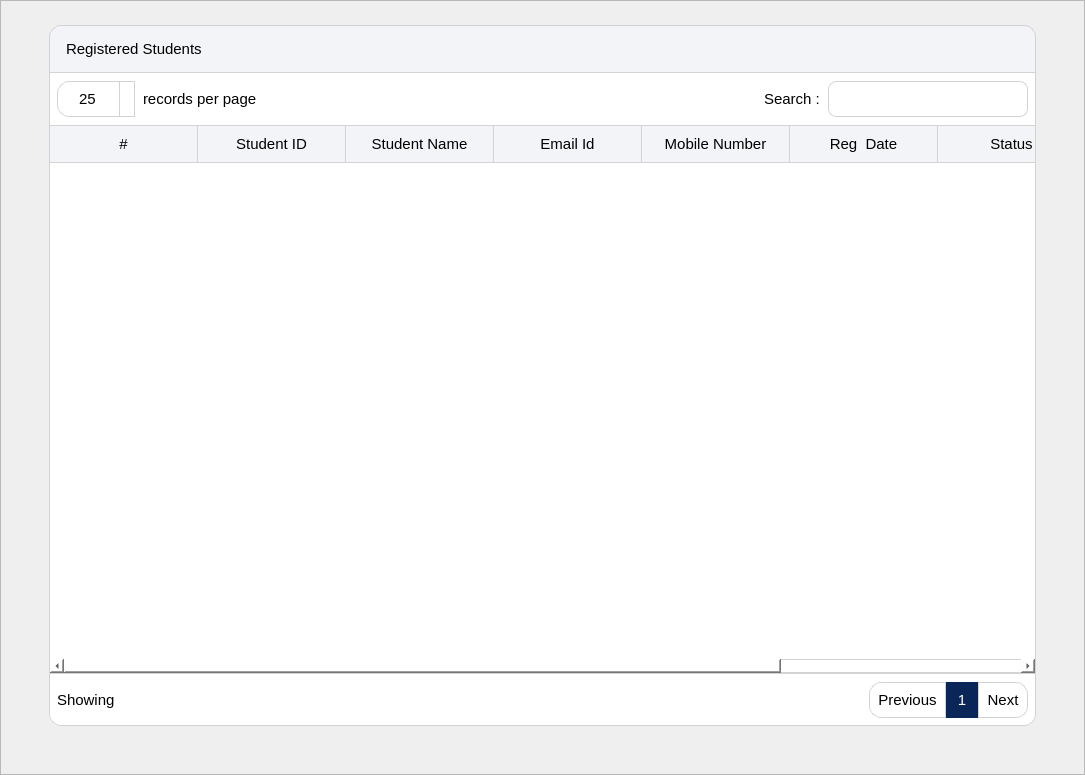
<?xml version="1.0" encoding="UTF-8"?>
<ui version="4.0">
 <class>RegStudFragment</class>
 <widget class="QWidget" name="RegStudFragment">
  <property name="geometry">
   <rect>
    <x>0</x>
    <y>0</y>
    <width>1085</width>
    <height>775</height>
   </rect>
  </property>
  <property name="windowTitle">
   <string>Form</string>
  </property>
  <layout class="QVBoxLayout" name="verticalLayout">
   <property name="spacing">
    <number>0</number>
   </property>
   <property name="leftMargin">
    <number>0</number>
   </property>
   <property name="topMargin">
    <number>0</number>
   </property>
   <property name="rightMargin">
    <number>0</number>
   </property>
   <property name="bottomMargin">
    <number>0</number>
   </property>
   <item>
    <widget class="QScrollArea" name="regStudScrollArea">
     <property name="styleSheet">
      <string notr="true"/>
     </property>
     <property name="widgetResizable">
      <bool>true</bool>
     </property>
     <widget class="QWidget" name="regStudScrollContents">
      <property name="geometry">
       <rect>
        <x>0</x>
        <y>0</y>
        <width>1083</width>
        <height>773</height>
       </rect>
      </property>
      <property name="styleSheet">
       <string notr="true"/>
      </property>
      <layout class="QGridLayout" name="gridLayout_4">
       <property name="leftMargin">
        <number>48</number>
       </property>
       <property name="topMargin">
        <number>24</number>
       </property>
       <property name="rightMargin">
        <number>48</number>
       </property>
       <property name="bottomMargin">
        <number>48</number>
       </property>
       <property name="spacing">
        <number>0</number>
       </property>
       <item row="0" column="0">
        <widget class="QWidget" name="manageRegStudWidget" native="true">
         <property name="styleSheet">
          <string notr="true">QWidget{
color: rgb(0, 0, 0);

background-color: rgb(255, 255, 255);
border: 1px solid lightgray;
border-radius: 12px;
}

</string>
         </property>
         <layout class="QVBoxLayout" name="verticalLayout_6">
          <property name="spacing">
           <number>0</number>
          </property>
          <property name="leftMargin">
           <number>0</number>
          </property>
          <property name="topMargin">
           <number>0</number>
          </property>
          <property name="rightMargin">
           <number>0</number>
          </property>
          <property name="bottomMargin">
           <number>0</number>
          </property>
          <item>
           <widget class="QLabel" name="regStudListingLabel">
            <property name="sizePolicy">
             <sizepolicy hsizetype="Preferred" vsizetype="Fixed">
              <horstretch>0</horstretch>
              <verstretch>0</verstretch>
             </sizepolicy>
            </property>
            <property name="minimumSize">
             <size>
              <width>0</width>
              <height>48</height>
             </size>
            </property>
            <property name="maximumSize">
             <size>
              <width>16777215</width>
              <height>48</height>
             </size>
            </property>
            <property name="font">
             <font>
              <pointsize>11</pointsize>
              <fontweight>DemiBold</fontweight>
             </font>
            </property>
            <property name="styleSheet">
             <string notr="true">QLabel{
color: black;
background-color: rgb(243, 244, 248);
border: 1px solid lightgray;
padding-left: 12px;
border-bottom-left-radius: 0px;
border-bottom-right-radius: 0px;
}</string>
            </property>
            <property name="text">
             <string>Registered Students</string>
            </property>
           </widget>
          </item>
          <item>
           <layout class="QHBoxLayout" name="horizontalLayout_9">
            <property name="spacing">
             <number>8</number>
            </property>
            <property name="leftMargin">
             <number>8</number>
            </property>
            <property name="topMargin">
             <number>8</number>
            </property>
            <property name="rightMargin">
             <number>8</number>
            </property>
            <property name="bottomMargin">
             <number>8</number>
            </property>
            <item>
             <widget class="QSpinBox" name="spinBox_2">
              <property name="sizePolicy">
               <sizepolicy hsizetype="Preferred" vsizetype="Fixed">
                <horstretch>0</horstretch>
                <verstretch>0</verstretch>
               </sizepolicy>
              </property>
              <property name="minimumSize">
               <size>
                <width>0</width>
                <height>36</height>
               </size>
              </property>
              <property name="maximumSize">
               <size>
                <width>16777215</width>
                <height>36</height>
               </size>
              </property>
              <property name="font">
               <font>
                <pointsize>11</pointsize>
               </font>
              </property>
              <property name="styleSheet">
               <string notr="true">QSpinBox {
	width: 60px; /* make room for the arrows */
    border-width: 1;
}

QSpinBox::up-button {
    subcontrol-origin: border;
    subcontrol-position: top right;
    width: 14px;
    background-color: white;
    border: 1px solid lightgray;
	border-bottom-width: 0px;
   
}

QSpinBox::up-button:hover {
    background-color:rgb(221, 221, 221);
}

QSpinBox::up-button:pressed {
    background-color:yellow;
}

QSpinBox::up-arrow {
    image: url(:/icons/res/icon/arrow-up.png);
    width: 10px;
    height: 10px;
}



QSpinBox::down-button {
    subcontrol-origin: border;
    subcontrol-position: bottom right; 

    width: 14px;
	background-color: white;
    border: 1px solid lightgray;
	border-top-width: 0px;
	
}

QSpinBox::down-button:hover {
    background-color: rgb(221, 221, 221);
}

QSpinBox::down-button:pressed {
   background-color: yellow;
}

QSpinBox::down-arrow {
    
	image: url(:/icons/res/icon/arrow-down.png);
    width: 10px;
    height: 10px;
}
</string>
              </property>
              <property name="alignment">
               <set>Qt::AlignmentFlag::AlignCenter</set>
              </property>
              <property name="readOnly">
               <bool>false</bool>
              </property>
              <property name="minimum">
               <number>25</number>
              </property>
              <property name="maximum">
               <number>100</number>
              </property>
              <property name="singleStep">
               <number>25</number>
              </property>
             </widget>
            </item>
            <item>
             <widget class="QLabel" name="label_4">
              <property name="font">
               <font>
                <pointsize>11</pointsize>
               </font>
              </property>
              <property name="styleSheet">
               <string notr="true">border:none;</string>
              </property>
              <property name="text">
               <string>records per page</string>
              </property>
             </widget>
            </item>
            <item>
             <spacer name="horizontalSpacer_7">
              <property name="orientation">
               <enum>Qt::Orientation::Horizontal</enum>
              </property>
              <property name="sizeHint" stdset="0">
               <size>
                <width>40</width>
                <height>20</height>
               </size>
              </property>
             </spacer>
            </item>
            <item>
             <widget class="QLabel" name="label_8">
              <property name="font">
               <font>
                <pointsize>11</pointsize>
               </font>
              </property>
              <property name="styleSheet">
               <string notr="true">border:none;</string>
              </property>
              <property name="text">
               <string>Search :</string>
              </property>
             </widget>
            </item>
            <item>
             <widget class="QLineEdit" name="lineEdit_2">
              <property name="sizePolicy">
               <sizepolicy hsizetype="Fixed" vsizetype="Fixed">
                <horstretch>0</horstretch>
                <verstretch>0</verstretch>
               </sizepolicy>
              </property>
              <property name="minimumSize">
               <size>
                <width>200</width>
                <height>36</height>
               </size>
              </property>
              <property name="maximumSize">
               <size>
                <width>200</width>
                <height>36</height>
               </size>
              </property>
              <property name="styleSheet">
               <string notr="true">QLineEdit{
border: 1px solid lightgray;
border-radius: 8px;
padding-left: 12px;
color: rgb(79, 79, 79);
}</string>
              </property>
             </widget>
            </item>
           </layout>
          </item>
          <item>
           <widget class="QTableWidget" name="regStudTableWidget">
            <property name="sizePolicy">
             <sizepolicy hsizetype="Expanding" vsizetype="Expanding">
              <horstretch>0</horstretch>
              <verstretch>0</verstretch>
             </sizepolicy>
            </property>
            <property name="font">
             <font>
              <pointsize>11</pointsize>
             </font>
            </property>
            <property name="styleSheet">
             <string notr="true">QHeaderView{
border: none;
border-radius:0px;
border-bottom: 1px solid lightgray;
min-height: 36px;
}

QHeaderView::section{
background-color: rgb(243, 244, 248);
border:none;
border-right: 1px solid lightgray;
}

QTableWidget{
border-radius: 0px;
background-color: white;
alternate-background-color: rgb(243, 244, 248);
}

QTableWidget::item {
 padding-left: 10px;
padding-right: 10px;
}</string>
            </property>
            <property name="lineWidth">
             <number>1</number>
            </property>
            <property name="midLineWidth">
             <number>0</number>
            </property>
            <property name="horizontalScrollBarPolicy">
             <enum>Qt::ScrollBarPolicy::ScrollBarAsNeeded</enum>
            </property>
            <property name="editTriggers">
             <set>QAbstractItemView::EditTrigger::NoEditTriggers</set>
            </property>
            <property name="alternatingRowColors">
             <bool>true</bool>
            </property>
            <property name="selectionMode">
             <enum>QAbstractItemView::SelectionMode::ExtendedSelection</enum>
            </property>
            <property name="textElideMode">
             <enum>Qt::TextElideMode::ElideRight</enum>
            </property>
            <property name="showGrid">
             <bool>true</bool>
            </property>
            <property name="gridStyle">
             <enum>Qt::PenStyle::SolidLine</enum>
            </property>
            <property name="wordWrap">
             <bool>true</bool>
            </property>
            <property name="cornerButtonEnabled">
             <bool>true</bool>
            </property>
            <attribute name="horizontalHeaderVisible">
             <bool>true</bool>
            </attribute>
            <attribute name="horizontalHeaderCascadingSectionResizes">
             <bool>true</bool>
            </attribute>
            <attribute name="horizontalHeaderMinimumSectionSize">
             <number>136</number>
            </attribute>
            <attribute name="horizontalHeaderDefaultSectionSize">
             <number>148</number>
            </attribute>
            <attribute name="horizontalHeaderHighlightSections">
             <bool>false</bool>
            </attribute>
            <attribute name="horizontalHeaderShowSortIndicator" stdset="0">
             <bool>false</bool>
            </attribute>
            <attribute name="horizontalHeaderStretchLastSection">
             <bool>true</bool>
            </attribute>
            <attribute name="verticalHeaderVisible">
             <bool>false</bool>
            </attribute>
            <attribute name="verticalHeaderCascadingSectionResizes">
             <bool>false</bool>
            </attribute>
            <attribute name="verticalHeaderMinimumSectionSize">
             <number>48</number>
            </attribute>
            <attribute name="verticalHeaderDefaultSectionSize">
             <number>48</number>
            </attribute>
            <attribute name="verticalHeaderStretchLastSection">
             <bool>false</bool>
            </attribute>
            <column>
             <property name="text">
              <string>#</string>
             </property>
             <property name="font">
              <font>
               <pointsize>11</pointsize>
               <fontweight>DemiBold</fontweight>
              </font>
             </property>
            </column>
            <column>
             <property name="text">
              <string>Student ID</string>
             </property>
             <property name="font">
              <font>
               <pointsize>11</pointsize>
               <fontweight>DemiBold</fontweight>
              </font>
             </property>
            </column>
            <column>
             <property name="text">
              <string>Student Name</string>
             </property>
             <property name="font">
              <font>
               <pointsize>11</pointsize>
               <fontweight>DemiBold</fontweight>
              </font>
             </property>
            </column>
            <column>
             <property name="text">
              <string>Email Id</string>
             </property>
             <property name="font">
              <font>
               <pointsize>11</pointsize>
               <fontweight>DemiBold</fontweight>
              </font>
             </property>
            </column>
            <column>
             <property name="text">
              <string>Mobile Number</string>
             </property>
             <property name="font">
              <font>
               <pointsize>11</pointsize>
               <fontweight>DemiBold</fontweight>
              </font>
             </property>
            </column>
            <column>
             <property name="text">
              <string>Reg  Date</string>
             </property>
             <property name="font">
              <font>
               <pointsize>11</pointsize>
               <fontweight>DemiBold</fontweight>
              </font>
             </property>
            </column>
            <column>
             <property name="text">
              <string>Status</string>
             </property>
             <property name="font">
              <font>
               <pointsize>11</pointsize>
               <fontweight>DemiBold</fontweight>
              </font>
             </property>
            </column>
            <column>
             <property name="text">
              <string>Action</string>
             </property>
             <property name="font">
              <font>
               <pointsize>11</pointsize>
               <fontweight>DemiBold</fontweight>
              </font>
             </property>
            </column>
           </widget>
          </item>
          <item>
           <layout class="QHBoxLayout" name="horizontalLayout_10">
            <property name="spacing">
             <number>0</number>
            </property>
            <property name="leftMargin">
             <number>8</number>
            </property>
            <property name="topMargin">
             <number>8</number>
            </property>
            <property name="rightMargin">
             <number>8</number>
            </property>
            <property name="bottomMargin">
             <number>8</number>
            </property>
            <item>
             <widget class="QLabel" name="label_9">
              <property name="sizePolicy">
               <sizepolicy hsizetype="Preferred" vsizetype="Fixed">
                <horstretch>0</horstretch>
                <verstretch>0</verstretch>
               </sizepolicy>
              </property>
              <property name="minimumSize">
               <size>
                <width>0</width>
                <height>36</height>
               </size>
              </property>
              <property name="maximumSize">
               <size>
                <width>16777215</width>
                <height>36</height>
               </size>
              </property>
              <property name="font">
               <font>
                <pointsize>11</pointsize>
               </font>
              </property>
              <property name="styleSheet">
               <string notr="true">border:none;</string>
              </property>
              <property name="text">
               <string>Showing</string>
              </property>
             </widget>
            </item>
            <item>
             <spacer name="horizontalSpacer_8">
              <property name="orientation">
               <enum>Qt::Orientation::Horizontal</enum>
              </property>
              <property name="sizeHint" stdset="0">
               <size>
                <width>40</width>
                <height>20</height>
               </size>
              </property>
             </spacer>
            </item>
            <item>
             <widget class="QPushButton" name="pushButton_3">
              <property name="minimumSize">
               <size>
                <width>0</width>
                <height>36</height>
               </size>
              </property>
              <property name="maximumSize">
               <size>
                <width>16777215</width>
                <height>36</height>
               </size>
              </property>
              <property name="font">
               <font>
                <pointsize>11</pointsize>
               </font>
              </property>
              <property name="styleSheet">
               <string notr="true">QPushButton{
color: black;
border: 1px solid lightgray;
border-top-right-radius: 0px;
border-bottom-right-radius:0px;
padding-left: 8px;
padding-right: 8px;
}

QPushButton:hover{
color: rgb(255, 255, 255);
background-color: rgb(10, 37, 88);
border: 1px solid rgb(10, 37, 88);
}</string>
              </property>
              <property name="text">
               <string>Previous</string>
              </property>
             </widget>
            </item>
            <item>
             <widget class="QLabel" name="label_10">
              <property name="sizePolicy">
               <sizepolicy hsizetype="Fixed" vsizetype="Fixed">
                <horstretch>0</horstretch>
                <verstretch>0</verstretch>
               </sizepolicy>
              </property>
              <property name="minimumSize">
               <size>
                <width>32</width>
                <height>36</height>
               </size>
              </property>
              <property name="maximumSize">
               <size>
                <width>32</width>
                <height>36</height>
               </size>
              </property>
              <property name="font">
               <font>
                <pointsize>11</pointsize>
               </font>
              </property>
              <property name="styleSheet">
               <string notr="true">QLabel{
color: rgb(255, 255, 255);
background-color: rgb(10, 37, 88);
border: 1px solid rgb(10, 37, 88);
border-radius: 0px;
}</string>
              </property>
              <property name="text">
               <string>1</string>
              </property>
              <property name="alignment">
               <set>Qt::AlignmentFlag::AlignCenter</set>
              </property>
             </widget>
            </item>
            <item>
             <widget class="QPushButton" name="pushButton_4">
              <property name="minimumSize">
               <size>
                <width>0</width>
                <height>36</height>
               </size>
              </property>
              <property name="maximumSize">
               <size>
                <width>16777215</width>
                <height>36</height>
               </size>
              </property>
              <property name="font">
               <font>
                <pointsize>11</pointsize>
               </font>
              </property>
              <property name="styleSheet">
               <string notr="true">QPushButton{
color: black;
border: 1px solid lightgray;
border-top-left-radius: 0px;
border-bottom-left-radius:0px;
padding-left: 8px;
padding-right: 8px;
}

QPushButton:hover{
color: rgb(255, 255, 255);
background-color: rgb(10, 37, 88);
border: 1px solid rgb(10, 37, 88);
}</string>
              </property>
              <property name="text">
               <string>Next</string>
              </property>
             </widget>
            </item>
           </layout>
          </item>
         </layout>
        </widget>
       </item>
      </layout>
     </widget>
    </widget>
   </item>
  </layout>
 </widget>
 <resources/>
 <connections/>
</ui>
